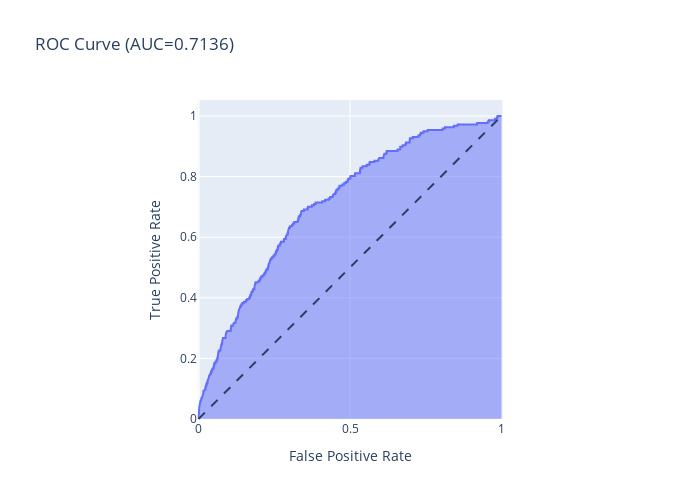

The notebook cell saved with this chart:
### Code cell
from sklearn.metrics import roc_curve, auc


fpr, tpr, thresholds = roc_curve(test[y_col], combined)

#Plot ROC AUC Curve 
fig = px.area(
    x=fpr, y=tpr,
    title=f'ROC Curve (AUC={auc(fpr, tpr):.4f})',
    labels=dict(x='False Positive Rate', y='True Positive Rate'),
    width=700, height=500
)
fig.add_shape(
    type='line', line=dict(dash='dash'),
    x0=0, x1=1, y0=0, y1=1
)

fig.update_yaxes(scaleanchor="x", scaleratio=1)
fig.update_xaxes(constrain='domain')
fig.show()

### Figure 1 — Plotly figure (JSON) as saved in the notebook; plotly's stock layout.template omitted (floating-point values rounded to 4 significant figures; data arrays with more than 128 entries replaced by an {"elided": "..."} marker saying what was removed)
{"data": [{"hovertemplate": "False Positive Rate=%{x}<br>True Positive Rate=%{y}<extra></extra>", "legendgroup": "", "line": {"color": "#636efa"}, "mode": "lines", "name": "", "orientation": "v", "showlegend": false, "stackgroup": "1", "type": "scatter", "x": {"elided": "5386 float values"}, "xaxis": "x", "y": {"elided": "5386 float values"}, "yaxis": "y"}], "layout": {"height": 500, "legend": {"tracegroupgap": 0}, "shapes": [{"line": {"dash": "dash"}, "type": "line", "x0": 0, "x1": 1, "y0": 0, "y1": 1}], "title": {"text": "ROC Curve (AUC=0.7136)"}, "width": 700, "xaxis": {"anchor": "y", "constrain": "domain", "domain": [0, 1], "title": {"text": "False Positive Rate"}}, "yaxis": {"anchor": "x", "domain": [0, 1], "scaleanchor": "x", "scaleratio": 1, "title": {"text": "True Positive Rate"}}}}
